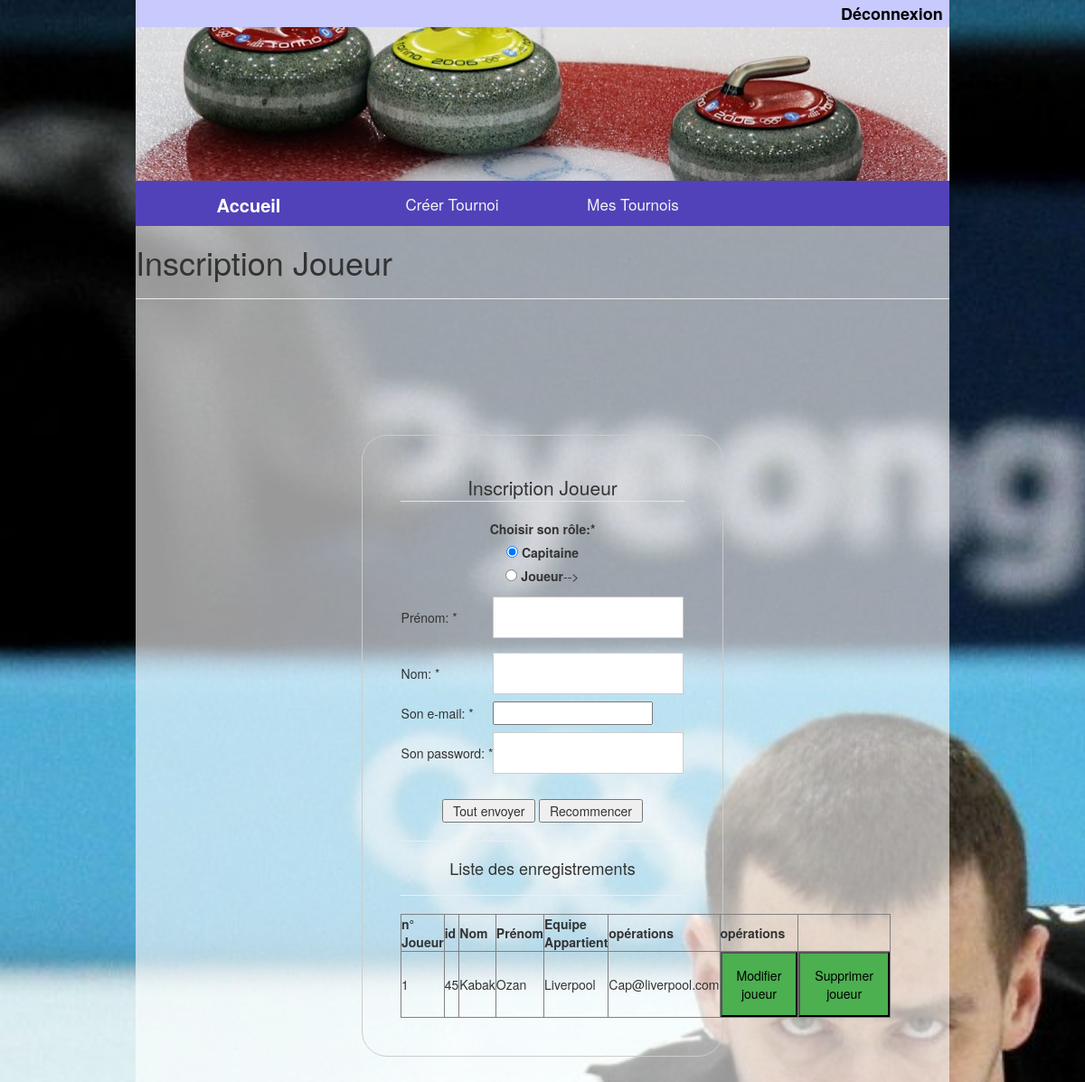
Page /AjoutJoueur.php?idEquipe=97 on the committed database.
### tables this page shows
CREATE TABLE `joueur` (
  `idJoueur` int(11) NOT NULL,
  `nom` varchar(50) NOT NULL,
  `prenom` varchar(50) NOT NULL,
  `_role` int(50) NOT NULL,
  `mail` varchar(50) NOT NULL,
  `EquipeAppartient` int(11) NOT NULL
);

CREATE TABLE `equipe` (
  `idEquipe` int(11) NOT NULL,
  `nom` varchar(75) NOT NULL,
  `niveau` int(75) NOT NULL,
  `tournoiContient` int(75) NOT NULL
);

### AjoutJoueur.php (the view, shortened to what this page needs)
<!doctype html>
<link href="site.css" rel="stylesheet" media="all" type="text/css">
<html lang="fr">
<head>
  <link rel="stylesheet" href="Index.css" />
  <link rel="stylesheet" href="https://maxcdn.bootstrapcdn.com/bootstrap/3.4.1/css/bootstrap.min.css">
</head>
<body>
  <?php
  include "Connect.php";
  ?>
  <div class="co">
    <a class="active" href="Logout.php">Déconnexion</a>
  </div>
  <div class="top">
    <div class='slide3'></div>
  </div>
  <div class="topnav">
    <a class="active" href="IndexGestionnaire.html">Accueil</a>
    <a href="CreerTournoi.php">Créer Tournoi</a>
    <a href="MesTournois.php">Mes Tournois</a>
  </div>
  <div class="back">
    <h1>Inscription Joueur</h1>
    <hr>
    <div align=center class="Inscription">
<form method="POST" action="InscriptionJoueur.php">
<legend>Inscription Joueur</legend>
<table>
    <tr><td>Prénom: *</td><td><input type="text"required name="Prenom"/></td></tr>
    <tr><td>Nom: *</td><td><input type="text" name="Nom" required/></td></tr>
     <tr><td>Son e-mail: *</td><td><input type="email" name="email" required /></td></tr>
      <tr><td>Son password: *</td><td><input type="password" name="password" required /></td></tr>
      <label for="Membre">Choisir son rôle:*</label>
    <div>
  <input type="radio" id="captain" name="user" value="0"
         checked>
  <label for="captain">Capitaine</label>
</div>
<div>
  <input type="radio" id="joueur" name="user" value="2">
  <label for="joueur" >Joueur</label>-->
</div>
</table>
<br/>
<input type="submit" value=" Tout envoyer ">
<INPUT TYPE="reset" VALUE=" Recommencer ">
</form>
<hr>
  <h4>Liste des enregistrements</h4>
<hr>
<table style="width: 60%" border="1">
	<tr>
		<th>n° Joueur</th>
		<th>id</th>
		<th>Nom</th>
		<th>Prénom</th>
		<th>Equipe Appartient</th>
		<th width="50">opérations</th>
		<th width="50">opérations</th>
	</tr>
	<?php
 $idEquipe=$_SESSION['idEquipe'];
$sql=$mysqli->query("SELECT * FROM joueur WHERE EquipeAppartient=$idEquipe");
while($ekipcek=mysqli_fetch_array($sql))
{
   $cpt++;
?>
	<tr>
		<td><?php echo $cpt; ?></td>
		<td><?php echo $ekipcek['idJoueur'] ?></td>
		<td><?php echo $ekipcek['nom'] ?></td>
		<td><?php echo $ekipcek['prenom'] ?></td>
		<td><?php
		 $equipe="SELECT * FROM equipe WHERE idEquipe=$idEquipe";
		 $prend=$mysqli->query($equipe);
         $nom=mysqli_fetch_array($prend);
		echo $nom['nom'] ?></td>
		<td><?php echo $ekipcek['mail'] ?></td>
		<td><a href="ModificationJoueur.php?idJoueur=<?php echo $ekipcek['idJoueur'] ?>"><button>Modifier joueur</button></td>
		<td><a href="SupprimeJoueur.php?idJoueur=<?php echo $ekipcek['idJoueur']  ?>&mail=<?php echo $ekipcek['mail']?>"><button>Supprimer joueur</button></td>
<?php } ?>
</table>
</div>
</body>
</html>

### site.css (style rules this page uses)
body { margin: 0; font-family: Arial, Helvetica, sans-serif; }
.topnav { overflow: hidden; background-color: #5242b9 !important; height : 50px; width: 75%; margin-left: 12.5%; z-index: 500; position : fixed; }
.top { background-size: cover; background-position: 0% 65%; height : 200px; width: 75%; margin-left: 12.5%; }
.co { width : 75%; height: 30px; background-color : #c8c9fc; margin-left: 12.5%; position : fixed; z-index: 1000; }
.co a { height: 30px; width : 100px; font-size: 18px; line-height: 30px; margin-right: 20px; background-color: rgba(255, 255,255, 0); padding: 0; border: none; background: none; font-weight:bold; float:right; }
body { background-image: url(Des_Images/image.jpg); }
.back { background-color: rgba(255, 255,255, 0.60); width: 75%; height: 2000px; padding-top: 50px; margin:auto; }
.topnav a { float: left; text-align: center; padding: 14px 16px; text-decoration: none; font-size: 17px; height : 50px; width: 200px; vertical-align: middle; }
.topnav a.active { background-color : rgba(255, 255,255, 0) !important; color : white !important; height : 50px; text-align: center; width : 250px; font-size: 20px; line-height: 25px; font-weight:bold; }
.slide1,.slide2,.slide3,.slide4,.slide5 { z-index : 101; position: fixed; background-size: cover; background-position: 0% 65%; height : 200px; width: 75%; margin:auto; }
.slide3 { background: url(Des_Images/1.jpg)no-repeat center; background-size: cover; animation:fade3 20s infinite; }
a:link { color:black; }

### Index.css (style rules this page uses)
body { background-color: black; background-size: cover; background-repeat: no-repeat; }
.topnav { overflow: hidden; background-color: #333; }
.topnav a { float: left; color: #f2f2f2; text-align: center; padding: 14px 16px; text-decoration: none; font-size: 17px; }
.topnav a.active { background-color: #4CAF50; color: white; }
input[type=text], input[type=password],input[type=number] { width: 100%; padding: 12px 20px; margin: 8px 0; display: inline-block; border: 1px solid #ccc; box-sizing: border-box; }
button { background-color: #4CAF50; color: white; padding: 14px 16px; margin: 8px 0; font-size: 17px; cursor: pointer; width: 100%; text-align: center; }
.Inscription { margin: 0 auto; margin-top: 150px; width: 400px; padding: 3em; border: 1px solid #CCC; border-radius: 2em; }

### rows in the picture
joueur: idJoueur "45", nom "Kabak", prenom "Ozan", EquipeAppartient.nom "Liverpool", mail "Cap@liverpool.com"
